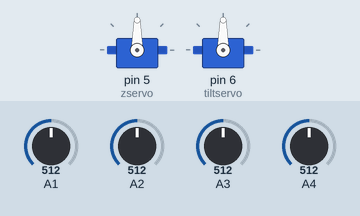
Simulated run of this sketch. Board: Arduino Uno, built with avr-gcc and run on an emulated ATmega328P. Shown: 2 × servo. The test bench sets the inputs (shaded band); at power-on: A2 = 512, A1 = 512, A3 = 512, A4 = 512.

Above: at 1.2 s.
1.3 s: A2 set to 604
2.8 s: A2 set to 629
At 3.9 s:
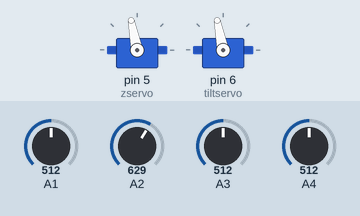
5.8 s: A1 set to 716
At 6.8 s:
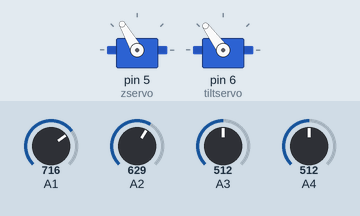
8.8 s: A3 set to 306
At 9.7 s:
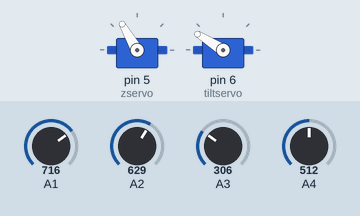
11.8 s: A1 set to 306
At 12.67 s:
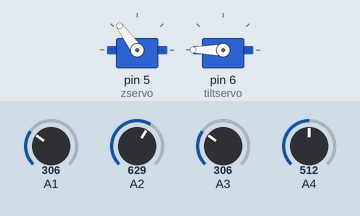
14.8 s: A4 set to 306
Timing chart, 0 to 50.5 s (numbered marks = the images above; inputs shaded):
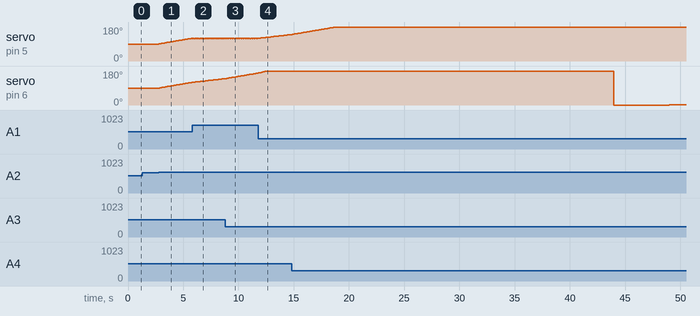

The sketch:

Code-SolarTracking.ino
```cpp
#include <Servo.h>
/*To Do
 * Setup Function
 * Avg
 */

Servo zservo;  // create servo object for z servo
Servo tiltservo;  // create servo object for xy servo

int zpos = 90;    // variable to store the servo position
int tiltpos = 90;
int LDR1;
int LDR2;
int LDR3;
int LDR4;

void setup() {
  zservo.attach(5);
  tiltservo.attach(6);
}

void loop() {
  LDR1 = analogRead(A1);
  LDR2 = analogRead(A2);
  LDR3 = analogRead(A3);
  LDR4 = analogRead(A4);

  int left = LDR1 - LDR2;
  int front = LDR3 - LDR4;
  int right = LDR1 - LDR3;
  int back = LDR2 - LDR4;

      if(abs(left)<100 && abs(right)<100){
        delay(10);
      }
        else{
          if(left>0){
            zpos--;
            zservo.write(zpos);
            delay(50);
          }

          if(left<0){
            zpos++;
            zservo.write(zpos);
            delay(50);
          }

         if(right>0){
            zpos++;
            zservo.write(zpos);
            delay(50);
          }

         if(right<0){
            zpos--;
            zservo.write(zpos);
            delay(50);
          }
        }

     if(abs(front)<100 && abs(back)<100){
       delay(10);
      }

      else{

        if(front>0){
            tiltpos--;
            tiltservo.write(tiltpos);
            delay(50);
          }

        if(front<0){
            tiltpos++;
            tiltservo.write(tiltpos);
            delay(50);
          }


        if(back>0){
            tiltpos++;
            tiltservo.write(tiltpos);
            delay(50);
          }

        if(back<0){
            tiltpos--;
            tiltservo.write(tiltpos);
            delay(50);
          }
      }
}
```

Measured:
- after the input at 1.3 s, every drawn part: stays the same
- after the input at 2.8 s, servo on pin 5 (zservo): moves from 90° to 120° over 2.9 s, starting at once; servo on pin 6 (tiltservo): moves from 90° to 120° over 2.9 s, starting after 0.05 s
- after the input at 8.8 s, servo on pin 5 (zservo): alternates 120° for 0.15 s and 119° for 0.05 s, starting after 0.23 s
